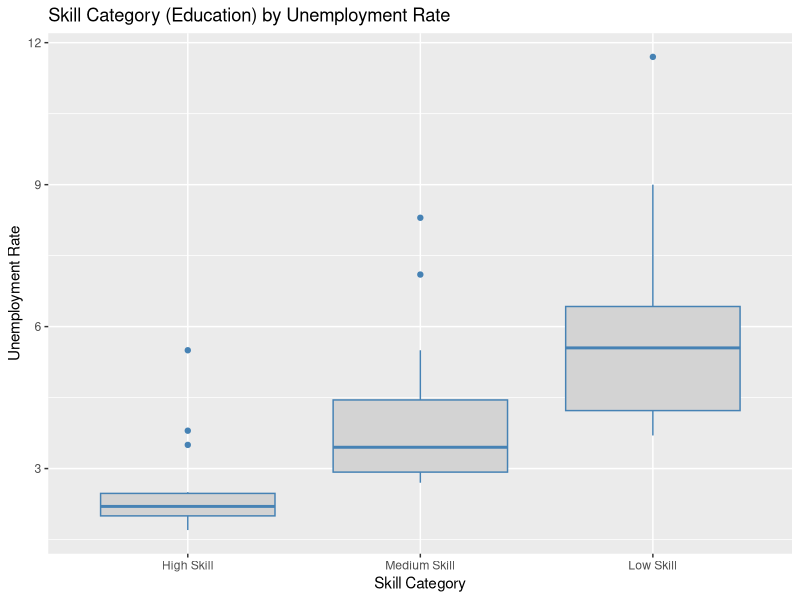
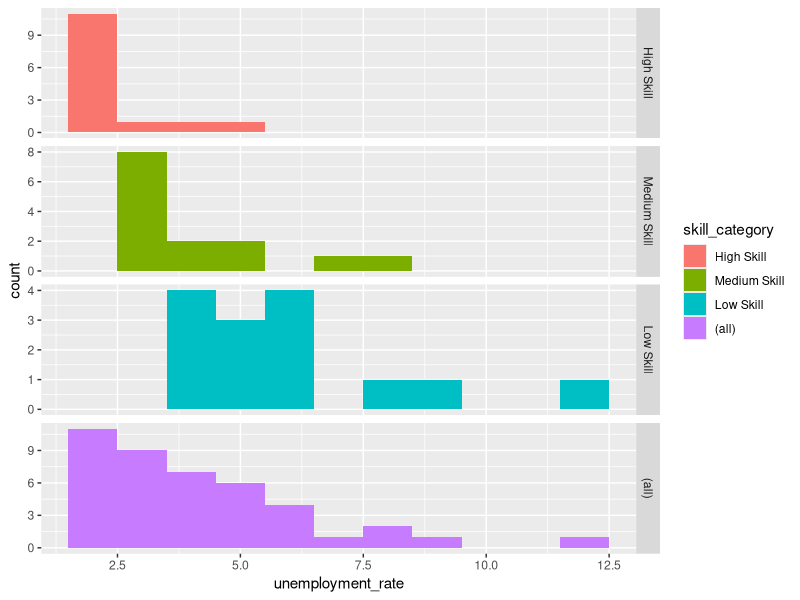
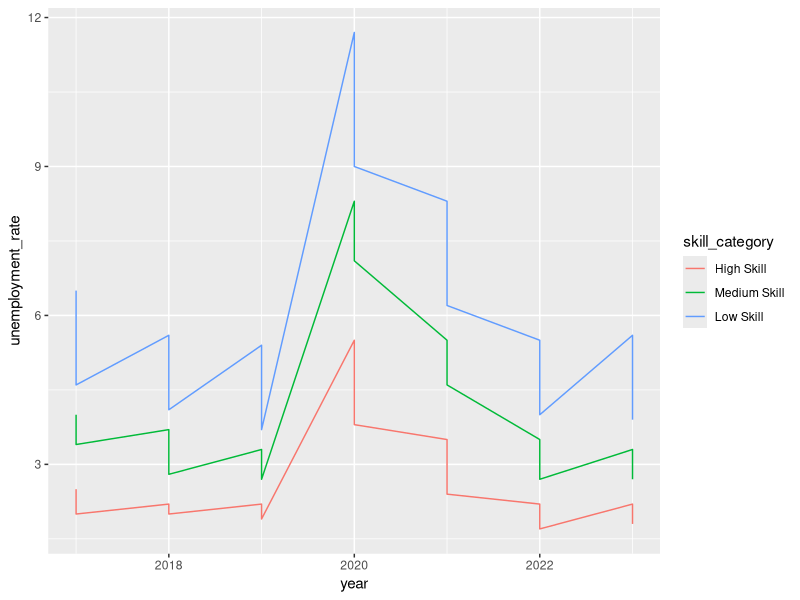

Write the R code that produced these figures, in order.
## ---- chunk 1
library(readxl)
library(tidyverse) # collection of R packages designed for data science
## ---- chunk 2
edu_2017 <- read_excel("cpsaat07_2017.xlsx")
edu_2018 <- read_excel("cpsaat07_2018.xlsx")
edu_2019 <- read_excel("cpsaat07_2019.xlsx")
edu_2020 <- read_excel("cpsaat07_2020.xlsx")
edu_2021 <- read_excel("cpsaat07_2021.xlsx")
edu_2022 <- read_excel("cpsaat07_2022.xlsx")
edu_2023 <- read_excel("cpsaat07_2023.xlsx")
## ---- chunk 3
#View(edu_2023)
colnames(edu_2023)
## ---- chunk 4
edu_2023 <- edu_2023 %>%
  rename(unemployed = "HOUSEHOLD DATA\r\nANNUAL AVERAGES\r\n7. Employment status of the civilian noninstitutional population 25 years and over by educational attainment, sex, race, and Hispanic or Latino ethnicity") %>%
  filter(unemployed == "Unemployment rate") %>%
  rename(less_highschool = "...2") %>%
  rename(highschool_no_college = "...3") %>%
  rename(some_college_no_degree = "...5") %>%
  rename(associaate_degree = "...6") %>%
  rename(bachelor_degree = "...8") %>%
  rename(advanced_degree = "...9")
## ---- chunk 5
str(edu_2023)
## ---- chunk 6
# Remove columns that don't correspond to education levels
edu_2023 <- edu_2023 %>%
  select(-unemployed, -`...4`, -`...7`)

# Create a new data frame with education, unemployment_rate, and year
edu_2023 <- data.frame(
  education = colnames(edu_2023), 
  unemployment_rate = as.numeric(edu_2023[1, ]), # Extract the first row
  year = 2023 
)

## ---- chunk 7
#View(edu_2023)
str(edu_2023)
## ---- chunk 8
edu_2022 <- edu_2022 %>%
  rename(unemployed = "HOUSEHOLD DATA\r\nANNUAL AVERAGES\r\n7. Employment status of the civilian noninstitutional population 25 years and over by educational attainment, sex, race, and Hispanic or Latino ethnicity") %>%
  filter(unemployed == "Unemployment rate") %>%
  rename(less_highschool = "...2") %>%
  rename(highschool_no_college = "...3") %>%
  rename(some_college_no_degree = "...5") %>%
  rename(associaate_degree = "...6") %>%
  rename(bachelor_degree = "...8") %>%
  rename(advanced_degree = "...9")

# Remove columns that don't correspond to education levels
edu_2022 <- edu_2022 %>%
  select(-unemployed, -`...4`, -`...7`)

# Create a new data frame with education, unemployment_rate, and year
edu_2022 <- data.frame(
  education = colnames(edu_2022), 
  unemployment_rate = as.numeric(edu_2022[1, ]), # Extract the first row
  year = 2022)
## ---- chunk 9
edu_2021 <- edu_2021 %>%
  rename(unemployed = "HOUSEHOLD DATA\r\nANNUAL AVERAGES\r\n7. Employment status of the civilian noninstitutional population 25 years and over by educational attainment, sex, race, and Hispanic or Latino ethnicity") %>%
  filter(unemployed == "Unemployment rate") %>%
  rename(less_highschool = "...2") %>%
  rename(highschool_no_college = "...3") %>%
  rename(some_college_no_degree = "...5") %>%
  rename(associaate_degree = "...6") %>%
  rename(bachelor_degree = "...8") %>%
  rename(advanced_degree = "...9")

# Remove columns that don't correspond to education levels
edu_2021 <- edu_2021 %>%
  select(-unemployed, -`...4`, -`...7`)

# Create a new data frame with education, unemployment_rate, and year
edu_2021 <- data.frame(
  education = colnames(edu_2021), 
  unemployment_rate = as.numeric(edu_2021[1, ]), # Extract the first row
  year = 2021)
## ---- chunk 10
edu_2020 <- edu_2020 %>%
  rename(unemployed = "HOUSEHOLD DATA\r\nANNUAL AVERAGES\r\n7.  Employment status of the civilian noninstitutional population 25 years and over by educational attainment, sex, race, and Hispanic or Latino ethnicity") %>%
  filter(unemployed == "Unemployment rate") %>%
  rename(less_highschool = "...2") %>%
  rename(highschool_no_college = "...3") %>%
  rename(some_college_no_degree = "...5") %>%
  rename(associaate_degree = "...6") %>%
  rename(bachelor_degree = "...8") %>%
  rename(advanced_degree = "...9") 

# Remove columns that don't correspond to education levels
edu_2020 <- edu_2020 %>%
  select(-unemployed, -`...4`, -`...7`)

# Create a new data frame with education, unemployment_rate, and year
edu_2020 <- data.frame(
  education = colnames(edu_2020), 
  unemployment_rate = as.numeric(edu_2020[1, ]), # Extract the first row
  year = 2020)
## ---- chunk 11
edu_2019 <- edu_2019 %>%
  rename(unemployed = "HOUSEHOLD DATA\r\nANNUAL AVERAGES\r\n7.  Employment status of the civilian noninstitutional population 25 years and over by educational attainment, sex, race, and Hispanic or Latino ethnicity") %>%
  filter(unemployed == "Unemployment rate") %>%
  rename(less_highschool = "...2") %>%
  rename(highschool_no_college = "...3") %>%
  rename(some_college_no_degree = "...5") %>%
  rename(associaate_degree = "...6") %>%
  rename(bachelor_degree = "...8") %>%
  rename(advanced_degree = "...9")

# Remove columns that don't correspond to education levels
edu_2019 <- edu_2019 %>%
  select(-unemployed, -`...4`, -`...7`)

# Create a new data frame with education, unemployment_rate, and year
edu_2019 <- data.frame(
  education = colnames(edu_2019), 
  unemployment_rate = as.numeric(edu_2019[1, ]), # Extract the first row
  year = 2019)
## ---- chunk 12
edu_2018 <- edu_2018 %>%
  rename(unemployed = "HOUSEHOLD DATA\r\nANNUAL AVERAGES\r\n7. Employment status of the civilian noninstitutional population 25 years and over by educational attainment, sex, race, and Hispanic or Latino ethnicity") %>%
  filter(unemployed == "Unemployment rate") %>%
  rename(less_highschool = "...2") %>%
  rename(highschool_no_college = "...3") %>%
  rename(some_college_no_degree = "...5") %>%
  rename(associaate_degree = "...6") %>%
  rename(bachelor_degree = "...8") %>%
  rename(advanced_degree = "...9")

# Remove columns that don't correspond to education levels
edu_2018 <- edu_2018 %>%
  select(-unemployed, -`...4`, -`...7`)

# Create a new data frame with education, unemployment_rate, and year
edu_2018 <- data.frame(
  education = colnames(edu_2018), 
  unemployment_rate = as.numeric(edu_2018[1, ]), # Extract the first row
  year = 2018)
## ---- chunk 13
edu_2017 <- edu_2017 %>%
  rename(unemployed = "HOUSEHOLD DATA\r\nANNUAL AVERAGES\r\n7.  Employment status of the civilian noninstitutional population 25 years and over by educational attainment, sex, race, and Hispanic or Latino ethnicity") %>%
  filter(unemployed == "Unemployment rate") %>%
  rename(less_highschool = "...2") %>%
  rename(highschool_no_college = "...3") %>%
  rename(some_college_no_degree = "...5") %>%
  rename(associaate_degree = "...6") %>%
  rename(bachelor_degree = "...8") %>%
  rename(advanced_degree = "...9")

# Remove columns that don't correspond to education levels
edu_2017 <- edu_2017 %>%
  select(-unemployed, -`...4`, -`...7`)

# Create a new data frame with education, unemployment_rate, and year
edu_2017 <- data.frame(
  education = colnames(edu_2017), 
  unemployment_rate = as.numeric(edu_2017[1, ]), # Extract the first row
  year = 2017)
## ---- chunk 14
education_unemployment <- bind_rows(edu_2017, 
                        edu_2018, 
                        edu_2019, 
                        edu_2020, 
                        edu_2021, 
                        edu_2022, 
                        edu_2023) %>%
  na.omit() %>%
  droplevels()
## ---- chunk 15
education_unemployment <- education_unemployment %>%
  mutate(skill_category = fct_recode(education,
                                     
                    #Low skill
    "Low Skill" = "less_highschool",
    "Low Skill" = "highschool_no_college",

                    #Medium skill
    "Medium Skill" = "some_college_no_degree",
    "Medium Skill" = "associaate_degree",

    
                    #High skill
    "High Skill" = "bachelor_degree",
    "High Skill" = "advanced_degree"
  ))
## ---- chunk 16
head(education_unemployment)
## ---- chunk 17
tail(education_unemployment)
## ---- chunk 18
summary(education_unemployment)
## ---- chunk 19
summary(education_unemployment$unemployment_rate)
## ---- chunk 20
# Box plot of unemployment by skill category
ggplot(education_unemployment, aes(x = skill_category, y = unemployment_rate)) +
  geom_boxplot(fill = "lightgray", color = "steelblue") +
  labs(x = "Skill Category", y = "Unemployment Rate") +
  ggtitle("Skill Category (Education) by Unemployment Rate")
## ---- chunk 21
ggplot(education_unemployment, aes(unemployment_rate, fill = skill_category)) + geom_histogram(binwidth = 1) + facet_grid(skill_category ~ ., margins = TRUE, scales = "free")
## ---- chunk 22
# Perform ANOVA
anova_result <- aov(unemployment_rate ~ skill_category, data = education_unemployment)
summary(anova_result)
## ---- chunk 23
ggplot(education_unemployment, aes(x = year, y = unemployment_rate, color = skill_category)) +
  geom_line()
